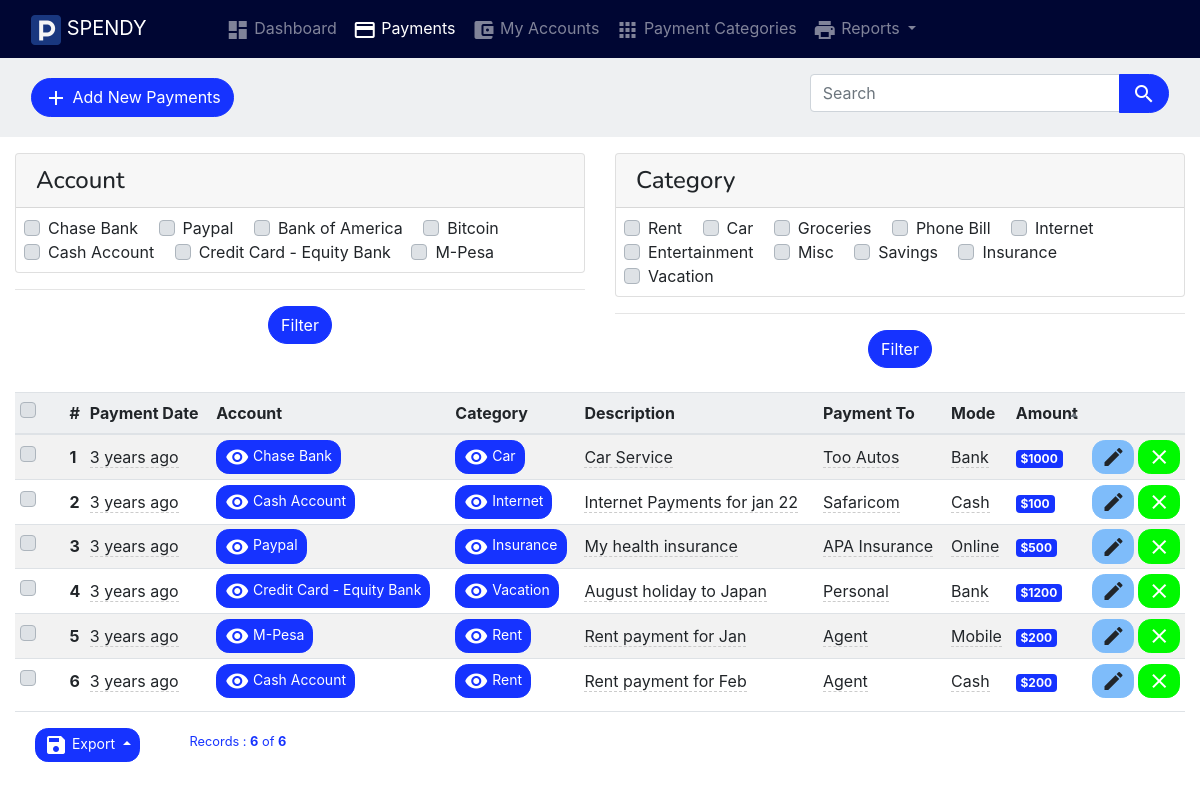
The page /payments on the database its author committed.
### tables this page shows
CREATE TABLE `accounts` (
  `id` int(11) NOT NULL,
  `name` text NOT NULL,
  `description` text NOT NULL
);

CREATE TABLE `categories` (
  `id` int(11) NOT NULL,
  `name` text NOT NULL,
  `description` text NOT NULL
);

CREATE TABLE `payments` (
  `id` int(11) NOT NULL,
  `payement_date` date DEFAULT NULL,
  `category_id` int(11) NOT NULL,
  `account_id` int(11) NOT NULL,
  `description` text NOT NULL,
  `payment_to` text NOT NULL,
  `mode` text NOT NULL,
  `amount` double NOT NULL,
  `date_created` datetime DEFAULT NULL,
  `date_updated` datetime DEFAULT NULL
);

### app/views/partials/payments/list.php (the view, shortened to what the rows shown need)
<?php
$comp_model = new SharedController;
$page_element_id = "list-page-" . random_str();
$current_page = $this->set_current_page_link();
$view_data = $this->view_data;
$records = $view_data->records;
?>
<section class="page" id="<?php echo $page_element_id; ?>" data-page-type="list"  data-display-type="table" data-page-url="<?php print_link($current_page); ?>">
        <div  class="">
            <div class="container-fluid">
                <div class="row ">
                    <div class="col-sm-6 comp-grid">
                        <form method="get" action="<?php print_link($current_page) ?>" class="form filter-form">
                            <div class="card mb-3">
                                <div class="p-2">
                                    <?php
                                    $payments_account_id_options = $comp_model -> payments_paymentsaccount_id_option_list();
                                    if(!empty($payments_account_id_options)){
                                    foreach($payments_account_id_options as $option){
                                    $value = (!empty($option['value']) ? $option['value'] : null);
                                    $label = (!empty($option['label']) ? $option['label'] : $value);
                                    ?>
                                    <label class="custom-control custom-checkbox custom-control-inline">
                                            <span class="custom-control-label"><?php echo $label; ?></span>
                                        </label>
                                        <?php
                                        }
                                        }
                                        ?>
                                    </div>
                                </div>
                            </form>
                        </div>
                        <div class="col-sm-6 comp-grid">
                            <form method="get" action="<?php print_link($current_page) ?>" class="form filter-form">
                                <div class="card mb-3">
                                    <div class="p-2">
                                        <?php
                                        $payments_category_id_options = $comp_model -> payments_paymentscategory_id_option_list();
                                        if(!empty($payments_category_id_options)){
                                        foreach($payments_category_id_options as $option){
                                        $value = (!empty($option['value']) ? $option['value'] : null);
                                        $label = (!empty($option['label']) ? $option['label'] : $value);
                                        ?>
                                        <label class="custom-control custom-checkbox custom-control-inline">
                                                <span class="custom-control-label"><?php echo $label; ?></span>
                                            </label>
                                            <?php
                                            }
                                            }
                                            ?>
                                        </div>
                                    </div>
                                </form>
                            </div>
                            <div class="col-sm-12 comp-grid">
                                <div  class=" animated fadeIn page-content">
                                    <div id="payments-list-records">
                                        <div id="page-report-body" class="table-responsive">
                                            <table class="table  table-striped table-sm text-left">
                                                <thead class="table-header bg-light">
                                                    <tr>
                                                        <th class="td-checkbox">
                                                            <label class="custom-control custom-checkbox custom-control-inline">
                                                            </label>
                                                        </th>
                                                        <th class="td-sno">#</th>
                                                        <th  class="td-payement_date"> Payment Date</th>
                                                        <th  class="td-account_id"> Account</th>
                                                        <th  class="td-category_id"> Category</th>
                                                        <th  class="td-description"> Description</th>
                                                        <th  class="td-payment_to"> Payment To</th>
                                                        <th  class="td-mode"> Mode</th>
                                                        <th  <?php echo (get_value('orderby')=='amount' ? 'class="sortedby td-amount"' : null); ?>>
                                                        </th>
                                                        <th class="td-btn"></th>
                                                    </tr>
                                                </thead>
                                                <?php
                                                if(!empty($records)){
                                                ?>
                                                <tbody class="page-data" id="page-data-<?php echo $page_element_id; ?>">
                                                    <?php
                                                    $counter = 0;
                                                    foreach($records as $data){
                                                    $rec_id = (!empty($data['id']) ? urlencode($data['id']) : null);
                                                    $counter++;
                                                    ?>
                                                    <tr>
                                                        <th class=" td-checkbox">
                                                            <label class="custom-control custom-checkbox custom-control-inline">
                                                                </label>
                                                            </th>
                                                            <th class="td-sno"><?php echo $counter; ?></th>
                                                            <td class="td-payement_date">
                                                                <span  data-flatpickr="{ enableTime: false, minDate: '', maxDate: ''}"
                                                                    data-value="<?php echo $data['payement_date']; ?>"
                                                                    data-pk="<?php echo $data['id'] ?>"
                                                                    data-url="<?php print_link("payments/editfield/" . urlencode($data['id'])); ?>"
                                                                    data-name="payement_date"
                                                                    data-title="Enter Payment Date"
                                                                    data-placement="left"
                                                                    data-toggle="click"
                                                                    data-type="flatdatetimepicker"
                                                                    data-mode="popover"
                                                                    data-showbuttons="left"
                                                                    class="is-editable" >
                                                                    <span title="<?php echo human_datetime($data['payement_date']); ?>" class="has-tooltip">
                                                                        <?php echo relative_date($data['payement_date']); ?>
                                                                    </span>
                                                                </span>
                                                            </td>
                                                            <td class="td-account_id">
                                                                <a size="sm" class="btn btn-sm btn-primary page-modal" href="<?php print_link("accounts/view/" . urlencode($data['account_id'])) ?>">
                                                                    <i class="material-icons">visibility</i> <?php echo $data['accounts_name'] ?>
                                                                </a>
                                                            </td>
                                                            <td class="td-category_id">
                                                                <a size="sm" class="btn btn-sm btn-primary page-modal" href="<?php print_link("categories/view/" . urlencode($data['category_id'])) ?>">
                                                                    <i class="material-icons">visibility</i> <?php echo $data['categories_name'] ?>
                                                                </a>
                                                            </td>
                                                            <td class="td-description">
                                                                <span  data-pk="<?php echo $data['id'] ?>"
                                                                    data-url="<?php print_link("payments/editfield/" . urlencode($data['id'])); ?>"
                                                                    data-name="description"
                                                                    data-title="Enter Description"
                                                                    data-placement="left"
                                                                    data-toggle="click"
                                                                    data-type="textarea"
                                                                    data-mode="popover"
                                                                    data-showbuttons="left"
                                                                    class="is-editable" >
                                                                    <?php echo $data['description']; ?>
                                                                </span>
                                                            </td>
                                                            <td class="td-payment_to">
                                                                <span  data-value="<?php echo $data['payment_to']; ?>"
                                                                    data-pk="<?php echo $data['id'] ?>"
                                                                    data-url="<?php print_link("payments/editfield/" . urlencode($data['id'])); ?>"
                                                                    data-name="payment_to"
                                                                    data-title="Enter Payment To"
                                                                    data-placement="left"
                                                                    data-toggle="click"
                                                                    data-type="text"
                                                                    data-mode="popover"
                                                                    data-showbuttons="left"
                                                                    class="is-editable" >
                                                                    <?php echo $data['payment_to']; ?>
                                                                </span>
                                                            </td>
                                                            <td class="td-mode">
                                                                <span  data-source='<?php echo json_encode_quote(Menu :: $mode); ?>'
                                                                    data-value="<?php echo $data['mode']; ?>"
                                                                    data-pk="<?php echo $data['id'] ?>"
                                                                    data-url="<?php print_link("payments/editfield/" . urlencode($data['id'])); ?>"
                                                                    data-name="mode"
                                                                    data-title="Select a value ..."
                                                                    data-placement="left"
                                                                    data-toggle="click"
                                                                    data-type="select"
                                                                    data-mode="popover"
                                                                    data-showbuttons="left"
                                                                    class="is-editable" >
                                                                    <?php echo $data['mode']; ?>
                                                                </span>
                                                            </td>
                                                            <td class="td-amount"> <span class="badge badge-success">$<?php echo  $data['amount']; ?></span></td>
                                                            <th class="td-btn">
                                                                <a class="btn btn-sm btn-info has-tooltip" title="Edit This Record" href="<?php print_link("payments/edit/$rec_id"); ?>">
                                                                    <i class="material-icons">edit</i>
                                                                </a>
                                                                <a class="btn btn-sm btn-danger has-tooltip record-delete-btn" title="Delete this record" href="" data-prompt-msg="Are you sure you want to delete this record?" data-display-style="modal">
                                                                    <i class="material-icons">clear</i>
                                                                </a>
                                                            </th>
                                                        </tr>
                                                        <?php
                                                        }
                                                        ?>
                                                    </tbody>
                                                    <?php
                                                    }
                                                    ?>
                                                </table>
                                            </div>
                                                            </div>
                                                        </div>
                                                    </div>
                                                </div>
                                            </div>
                                        </div>
                                    </section>

### rows shown on the page
accounts: name "Chase Bank"
accounts: name "Paypal"
accounts: name "Bank of America"
accounts: name "Bitcoin"
accounts: name "Cash Account"
accounts: name "Credit Card - Equity Bank"
accounts: name "M-Pesa"
categories: name "Rent"
categories: name "Car"
categories: name "Groceries"
categories: name "Phone Bill"
categories: name "Internet"
categories: name "Entertainment"
categories: name "Misc"
categories: name "Savings"
categories: name "Insurance"
categories: name "Vacation"
payments: payement_date "3 years ago", account.name "Chase Bank", category.name "Car", description "Car Service", payment_to "Too Autos", mode "Bank", amount "1000"
payments: payement_date "3 years ago", account.name "Cash Account", category.name "Internet", description "Internet Payments for jan 22", payment_to "Safaricom", mode "Cash", amount "100"
payments: payement_date "3 years ago", account.name "Paypal", category.name "Insurance", description "My health insurance", payment_to "APA Insurance", mode "Online", amount "500"
payments: payement_date "3 years ago", account.name "Credit Card - Equity Bank", category.name "Vacation", description "August holiday to Japan", payment_to "Personal", mode "Bank", amount "1200"
payments: payement_date "3 years ago", account.name "M-Pesa", category.name "Rent", description "Rent payment for Jan", payment_to "Agent", mode "Mobile", amount "200"
payments: payement_date "3 years ago", account.name "Cash Account", category.name "Rent", description "Rent payment for Feb", payment_to "Agent", mode "Cash", amount "200"

### other values the page prints
SITE_NAME "SPENDY"
$menuobj['label'] "Dashboard"
$menuobj['label'] "Payments"
$menuobj['label'] "My Accounts"
$menuobj['label'] "Payment Categories"
$menuobj['label'] "Reports"
$fieldlabel "Amount"
$record_position "6"
$this->total_records "6"
